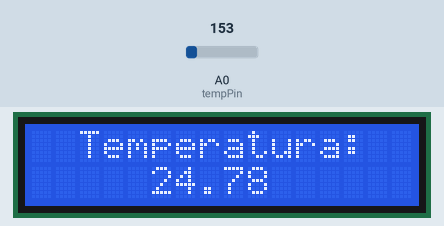
Simulated run of this sketch. Board: Arduino Uno, built with avr-gcc and run on an emulated ATmega328P. Shown: 16×2 character LCD. Inputs (shaded band) come from the test bench; at power-on: A0 (tempPin) = 153. What the sketch prints to the serial monitor is not drawn.

Above: at 1.2 s.
1.3 s: A0 (tempPin) set to 165
At 2.5 s:
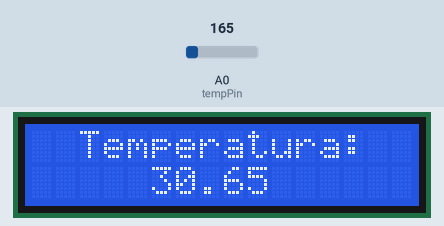
3.5 s: A0 (tempPin) set to 175
At 5.2 s:
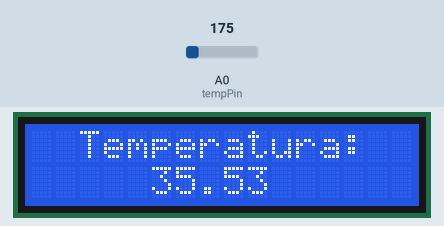
5.5 s: A0 (tempPin) set to 191
At 7.2 s:
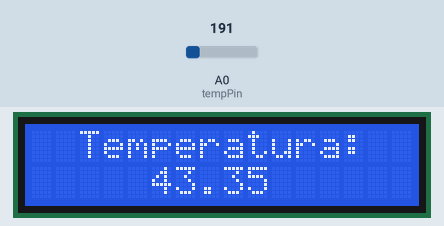
Timing chart, 0 to 8.7 s (numbered marks = the images above; inputs shaded):
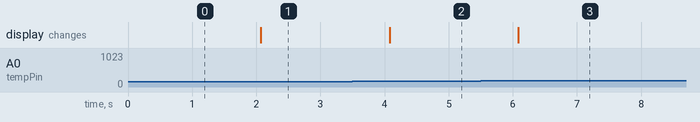

The sketch:

temp_sensor_lcd.ino
```cpp
#include <LiquidCrystal.h>

int analogRef = 5;
int tempPin = A0;
const int rs = 12, en = 11, d4 = 5, d5 = 4, d6 = 3, d7 = 2;
LiquidCrystal lcd(rs, en, d4, d5, d6, d7);


void setup()
{
  lcd.begin(16, 2);
  pinMode(tempPin, INPUT);
  Serial.begin(115200);
}

void loop()
{
  int rawTemp = analogRead(tempPin);
  float volts = rawTemp * analogRef/1023.;
  float temp = (volts - 0.5) * 100;

  Serial.print("Temperatura: ");
  Serial.println(temp);


  lcd.setCursor(2, 0);
  lcd.print("Temperatura:");
  lcd.setCursor(5, 1);
  lcd.print(temp);
  delay(1000);


}
```

Measured:
- after the input at 1.3 s, the display: changes after 0.77 s (image 1)
- after the input at 3.5 s, the display: changes after 0.58 s (image 2)
- after the input at 5.5 s, the display: changes after 0.59 s (image 3)
